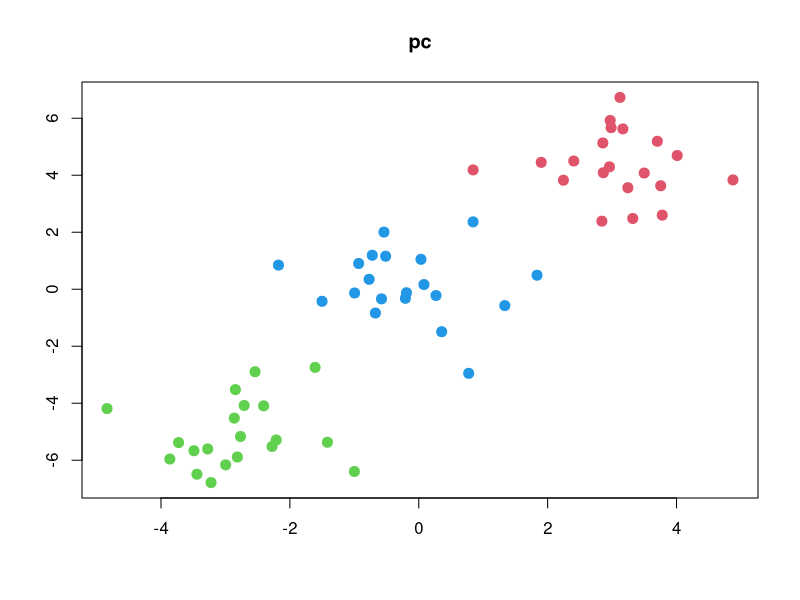
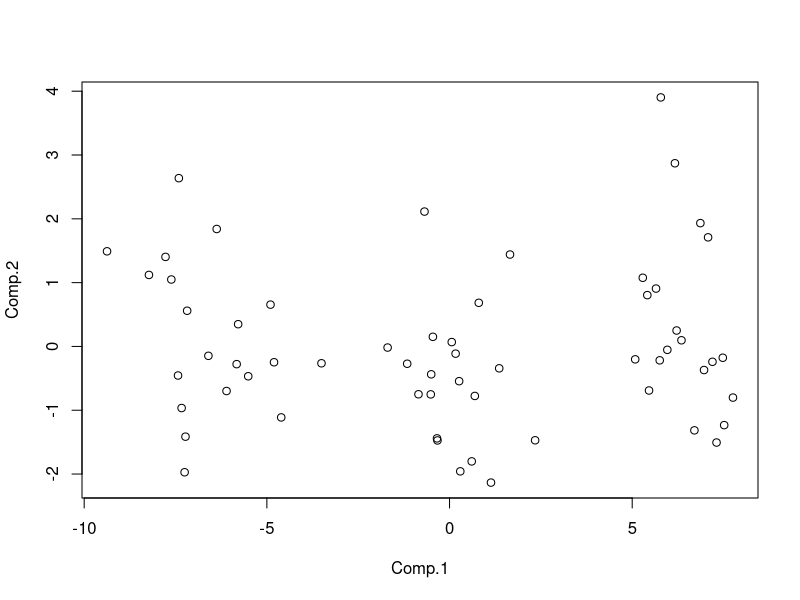
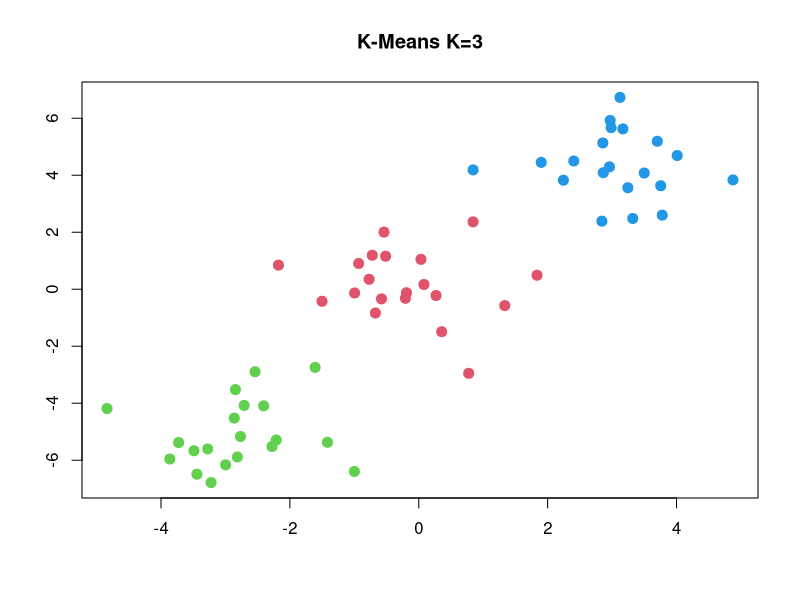
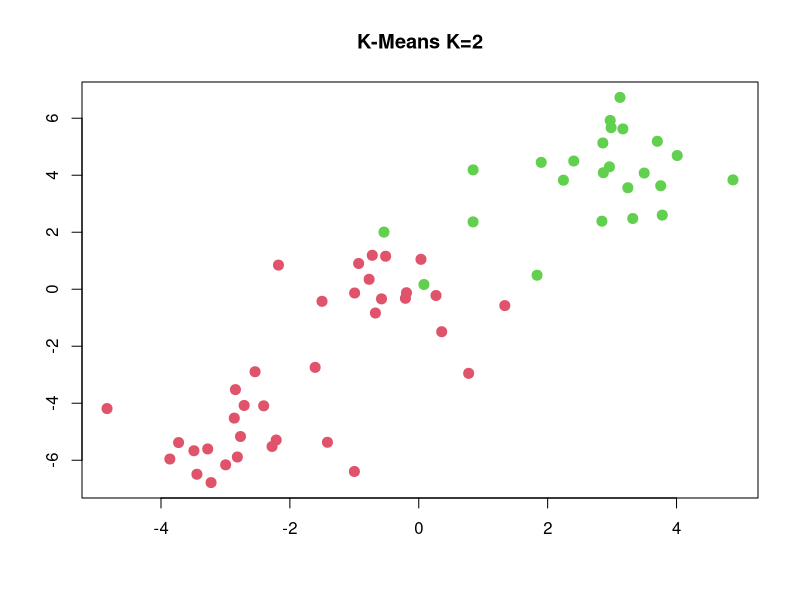
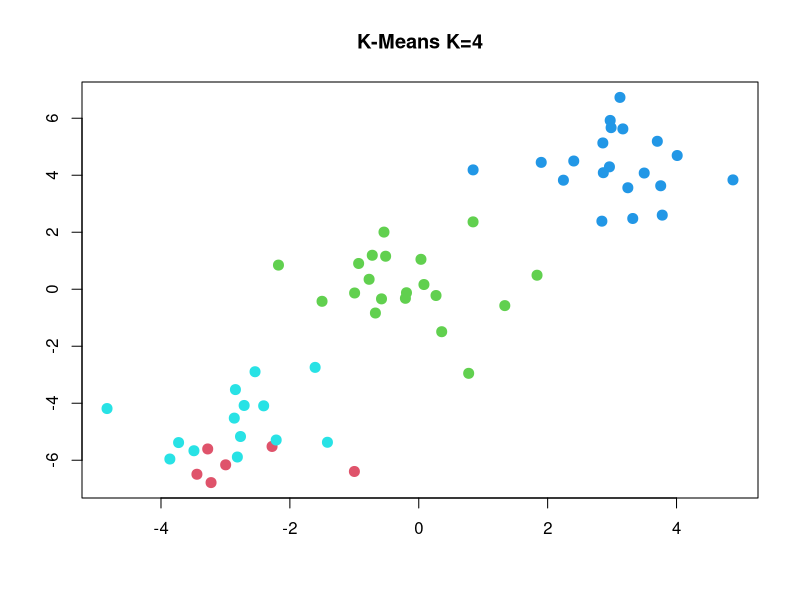
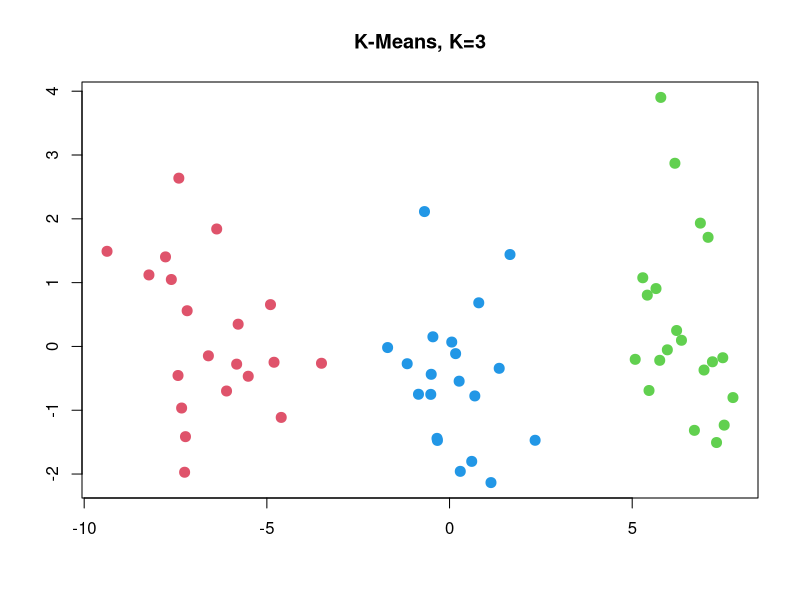
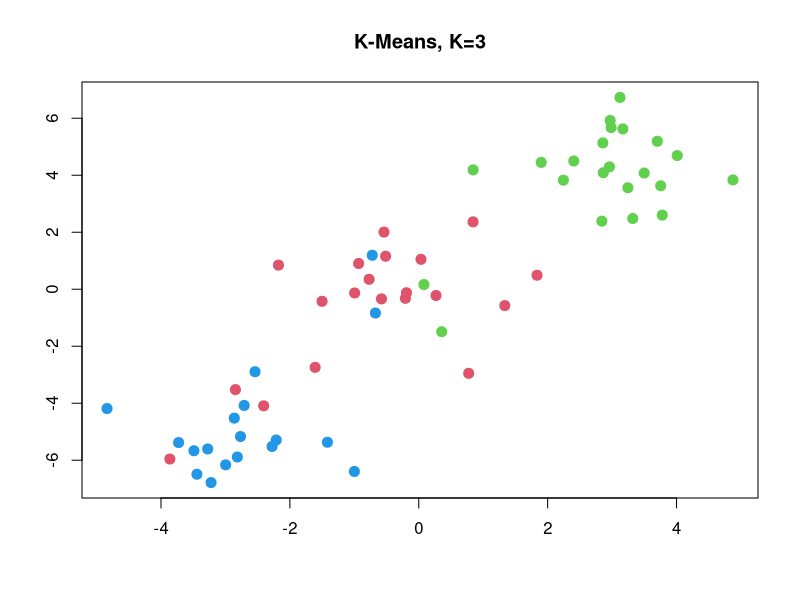

Source code (R) for these figures, in order:
set.seed(33)
x <- matrix(rnorm(60*10), ncol = 10)
x
#generate
x[1:20, 1] = x[1:20, 1]+3
x[1:20, 2] = x[1:20, 2] +4
x[1:20, 3]= x[1:20, 3]+2
x[1:20, 4] = x[1:20, 4]+2
x[21:40, 1] = x[21:40, 1]-3
x[21:40, 2] = x[21:40, 2]-5
x[21:40, 3] = x[21:40, 3]-2
x[21:40, 4] = x[21:40, 4]-3

library(mclust)
fmm<-Mclust(x)
fmm
table(fmm$classification)
plot(x, col = (fmm$classification + 1), main = "pc", xlab = "", ylab = "", pch = 20, cex = 2)

#b
pr = princomp(x)
summary(pr)
pr$loadings
pr$scores
plot(pr$scores)

#c
set.seed(3)
km1 = kmeans(x, 3)
km1$cluster
plot(x, col = (km1$cluster + 1), main = "K-Means K=3", xlab = "", ylab = "", pch = 20, cex = 2)
table(fmm$classification, km1$cluster)

#d
set.seed(4)
km2 = kmeans(x, 2)
plot(x, col = (km2$cluster + 1), main = "K-Means K=2", xlab = "", ylab = "", pch = 20, cex = 2)
table(fmm$classification, km2$cluster)
#e
set.seed(5)
km3 = kmeans(x, 4, nstart = 20)
plot(x, col = (km3$cluster + 1), main = "K-Means K=4", xlab = "", ylab = "", pch = 20, cex = 2)
table(fmm$classification, km3$cluster)
#f
set.seed(6)
km4 = kmeans(pr$scores, 3)
plot(pr$scores, col = (km4$cluster + 1), main = "K-Means, K=3", xlab = "", ylab = "", pch = 20, cex = 2)
table(fmm$classification, km4$cluster)
#g
set.seed(7)
t=scale(x, center = TRUE)
t
sd(t[,1])
km5 =  kmeans(t, 3)
plot(x, col = (km5$cluster + 1), main = "K-Means, K=3", xlab = "", ylab = "", pch = 20, cex = 2)
